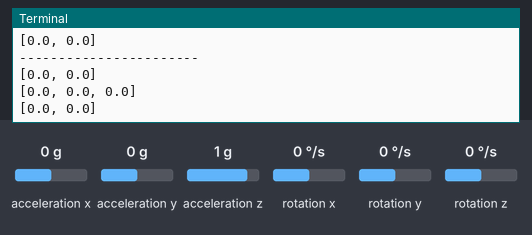
Simulated run of this program. Board: Raspberry Pi (BCM pin numbers). Parts: the last lines printed to the terminal. The test bench sets the inputs (shaded band); at power-on: acceleration x 0 g, acceleration y 0 g, acceleration z 1 g, rotation x 0 °/s, rotation y 0 °/s, rotation z 0 °/s.

Above: at 1.2 s.
1.3 s: acceleration x set to -1.4 g
At 1.39 s:
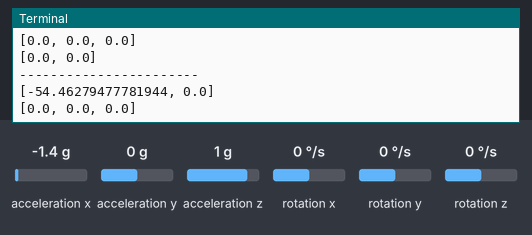
2.8 s: acceleration y set to -1.4 g
At 3.63 s:
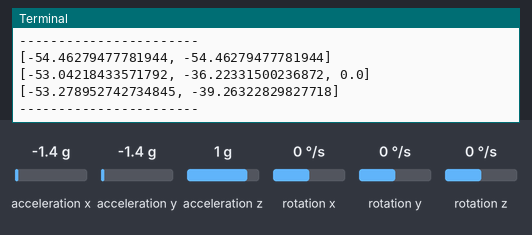
4.3 s: acceleration z set to -1.4 g
At 4.38 s:
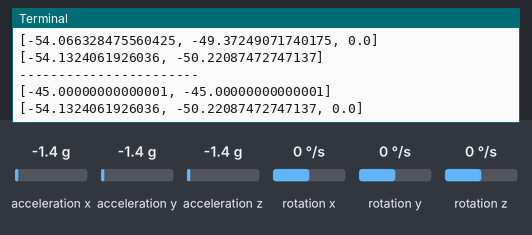
5.8 s: rotation x set to -192 °/s
At 5.88 s:
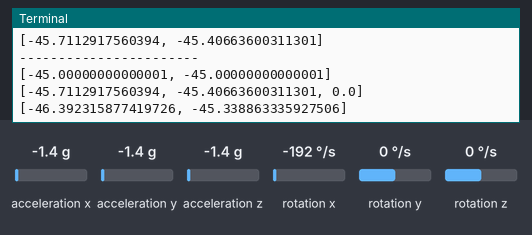
7.3 s: rotation y set to -192 °/s
At 7.38 s:
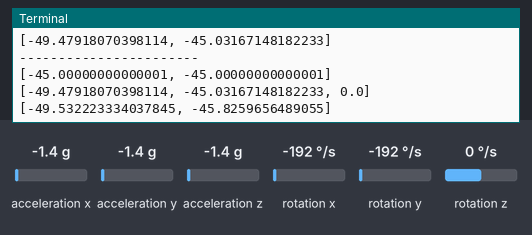
Timing chart, 0 to 9.8 s (numbered marks = the images above; inputs shaded):
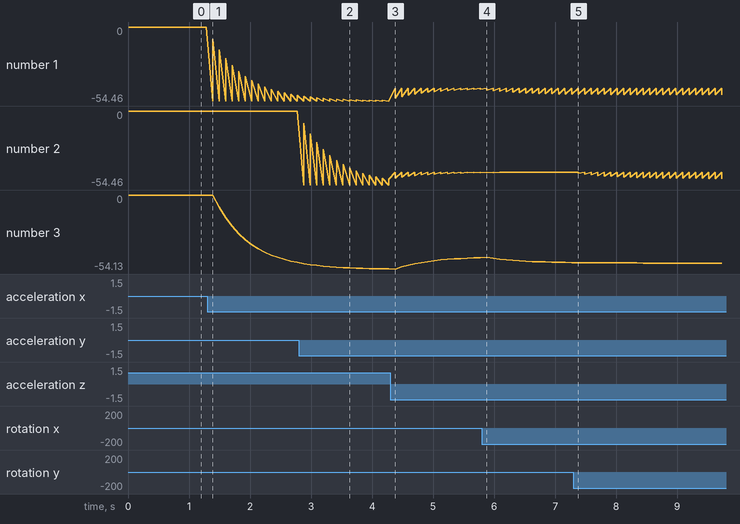

Measured:
- after the input at 1.3 s, the terminal: prints a new line after 0.09 s (image 1)
- after the input at 2.8 s, the terminal: prints a new line after 0.08 s (image 2)
- plotted number 1: 0 → -50.22 after the input at 1.3 s
- plotted number 3: 0 → -49.37 after the input at 1.3 s

The program:

mpu9150.py
```python
import smbus
import time
import math as M

bus = smbus.SMBus(1)
address = 0x68

class Mpu9150:
    def write(self, reg, value):
        self.bus.write_byte_data(self.address, reg, value)
        return -1

    def read(self, reg):
        value = self.bus.read_byte_data(self.address, reg)
        return value

    def __init__(self):
        self.bus = smbus.SMBus(1)
        self.acc_scale = 2.0
        self.address = 0x68
        self.acc = [0, 0, 0]
        self.gyr = [0, 0, 0]
        self.gyr_offset = [0.0, 0.0, 0.0]
        self.out_before = [0.0, 0.0, 0.0]
        self.period = 0.1 #Unit : sec
        T = 0.5
        self.complementary_param = (T / self.period) / (1 + (T / self.period))

        self.write(0x6b, 0x00)
        self.write(0x37, 0x02)
        self.write(0x1a, 0x02)
        self.write(0x1b, 0x08)

    def set_gyr_offset(self):
        self.gyr_offset[0] = self.read(0x43) << 8
        self.gyr_offset[0] += self.read(0x44)
        self.gyr_offset[1] = self.read(0x45) << 8
        self.gyr_offset[1] += self.read(0x46)
        self.gyr_offset[2] = self.read(0x47) << 8
        self.gyr_offset[2] += self.read(0x48)
        for i in range(len(self.gyr_offset)) :
            if self.gyr_offset[i] >= 32768:
                self.gyr_offset[i] -= 65536
            self.gyr_offset[i] = float(self.gyr_offset[i])


    def getdata_acc(self):
        self.acc[0] = self.read(0x3b) << 8
        self.acc[0] += self.read(0x3c)
        self.acc[1] = self.read(0x3d) << 8
        self.acc[1] += self.read(0x3e)
        self.acc[2] = self.read(0x3f) << 8
        self.acc[2] += self.read(0x40)
        for i in range(len(self.acc)) :
            if self.acc[i] >= 32768:
                self.acc[i] -= 65536
            self.acc[i] = float(self.acc[i])

    def getdata_gyr(self):
        self.gyr[0] = self.read(0x43) << 8
        self.gyr[0] += self.read(0x44)
        self.gyr[1] = self.read(0x45) << 8
        self.gyr[1] += self.read(0x46)
        self.gyr[2] = self.read(0x47) << 8
        self.gyr[2] += self.read(0x48)
        for i in range(len(self.gyr)) :
            if self.gyr[i] >= 32768:
                self.gyr[i] -= 65536
            self.gyr[i] = float(self.gyr[i]) - self.gyr_offset[i]
            self.gyr[i] = (self.gyr[i] / 65535) * 500 * self.period

    def calc_acc_deg(self):
        acc_deg = []
        try:
            acc_deg.append(M.asin(self.acc[0] / M.sqrt(self.acc[0] ** 2 + self.acc[2] ** 2)) * (180.0 / M.pi))
            acc_deg.append(M.asin(self.acc[1] / M.sqrt(self.acc[1] ** 2 + self.acc[2] ** 2)) * (180.0 / M.pi))
        except ZeroDivisionError:
            return 1
        else :
            return acc_deg

    def get_tilt(self):
        self.getdata_acc()
        self.getdata_gyr()
        acc_deg = self.calc_acc_deg()
        print '-----------------------'
        print acc_deg
        print self.out_before
        out = []
        for i in range(2):
            out.append(self.complementary_filter(self.out_before[i], acc_deg[i], self.gyr[i]))
            self.out_before[i] = out[i]
        return out

    def complementary_filter(self, out_before, acc_value, gyr_value):
        return self.complementary_param * (out_before + gyr_value * self.period) + (1 - self.complementary_param) * acc_value

if __name__ == '__main__':
    mpu = Mpu9150()

    mpu.set_gyr_offset()
    print 'Get gyro offset value.'
    while True:
        result = mpu.get_tilt()
        print result
        time.sleep(0.1)
```
